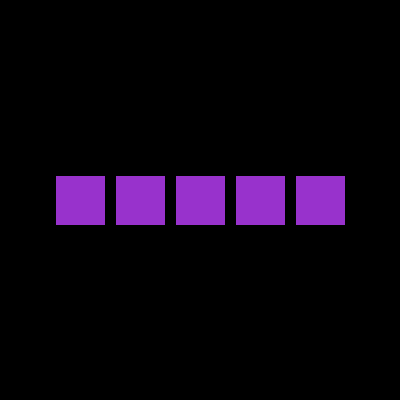
Frame 1 (no input)
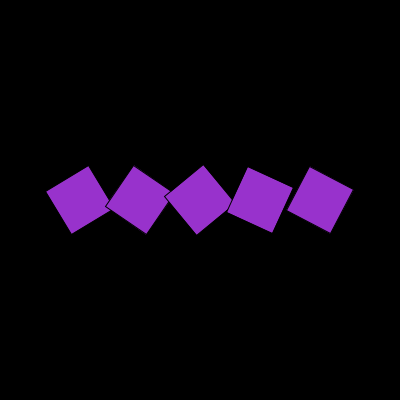
Frame 60 (the mouse pressed at the canvas centre just before this capture)
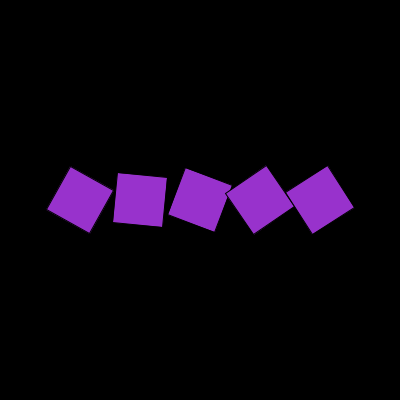
Frame 120 (the mouse held since frame 60 and released just before this capture)

The Processing sketch that drew these frames (run headless with seeded random() and noise(); from frame 60 on, the mouse is pressed at the canvas centre):

// Processing sketch: five_triangles_array
// ── five_triangles_array.pde
float[] angles = {0, 0, 0, 0, 0};
float[] speeds = { 1, 25, 10, 5, 2};

float xpos = 80;
float xstep = 60;

void setup() {
  size(400, 400);
  rectMode(CENTER);
}

void draw() {
  background(0);
  
  for(int i = 0; i<angles.length; i++) {
    pushMatrix();
    fill(152, 50, 204);
    translate(xpos + (xstep*i), height/2);
    rotate(radians(angles[i]));
    rect(0, 0, 50, 50);
    angles[i] = angles[i] + speeds[i];
   popMatrix(); 
  }
}
